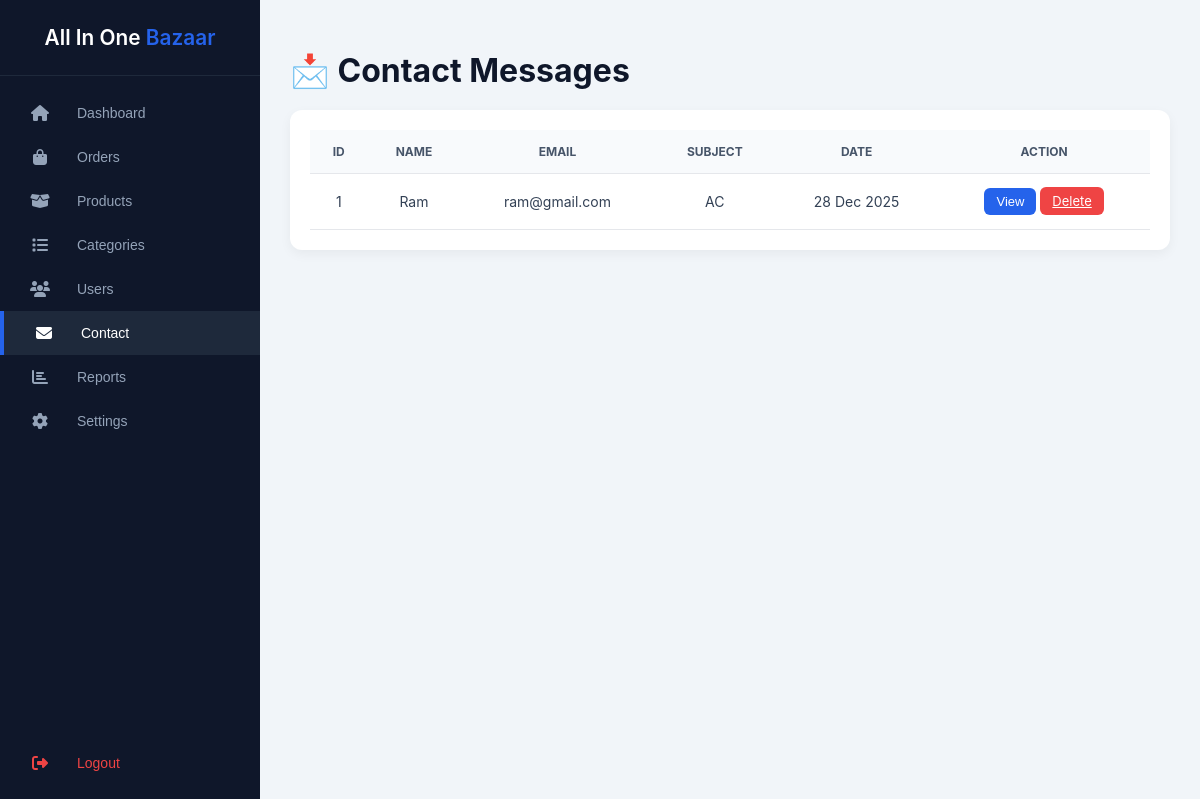
The page /admin/contact.php (signed in) on the database its author committed.
### tables this page shows
CREATE TABLE `messages` (
  `id` int(11) NOT NULL,
  `name` varchar(100) NOT NULL,
  `email` varchar(150) NOT NULL,
  `subject` varchar(255) DEFAULT NULL,
  `message` text NOT NULL,
  `created_at` timestamp NOT NULL DEFAULT current_timestamp()
);

### admin/contact.php (the view, shortened to what this page needs)
<?php
include('../config/db.php');
$msgQ = mysqli_query($conn,"SELECT * FROM messages ORDER BY id DESC");
?>
<!DOCTYPE html>
<html lang="en">
<head>
<link rel="stylesheet" href="https://cdnjs.cloudflare.com/ajax/libs/font-awesome/6.5.0/css/all.min.css">
</head>
<body>
<?php include 'includes/sidebar.php'; ?>
<div class="main-content">
    <h1>📩 Contact Messages</h1>
    <div class="table-box">
        <table>
            <thead>
                <tr>
                    <th>ID</th>
                    <th>Name</th>
                    <th>Email</th>
                    <th>Subject</th>
                    <th>Date</th>
                    <th>Action</th>
                </tr>
            </thead>
            <tbody>
            <?php if(mysqli_num_rows($msgQ)>0):
                while($row=mysqli_fetch_assoc($msgQ)): ?>
                <tr>
                    <td><?= $row['id'] ?></td>
                    <td><?= htmlspecialchars($row['name']) ?></td>
                    <td><?= htmlspecialchars($row['email']) ?></td>
                    <td><?= htmlspecialchars($row['subject']) ?></td>
                    <td><?= date("d M Y",strtotime($row['created_at'])) ?></td>
                    <td>
                        <button class="btn view"
                            onclick="viewMsg(
                                '<?= htmlspecialchars(addslashes($row['name'])) ?>',
                                '<?= htmlspecialchars(addslashes($row['email'])) ?>',
                                '<?= htmlspecialchars(addslashes($row['subject'])) ?>',
                                '<?= htmlspecialchars(addslashes($row['message'])) ?>'
                            )">View</button>
                        <a href="contact.php?delete=<?= $row['id'] ?>"
                           onclick="return confirm('Delete this message?')"
                           class="btn delete">Delete</a>
                    </td>
                </tr>
            <?php endwhile; else: ?>
                <tr><td colspan="6" style="text-align:center">No Messages Found</td></tr>
            <?php endif; ?>
            </tbody>
        </table>
    </div>
</div>
</body>
</html>

### admin/contact.php (style rules this page uses)
body { margin:0; font-family:Inter,Arial; background:#f1f5f9; display:flex; }
.main-content { flex:1; padding:30px; }
h1 { margin-bottom:20px; color:#0f172a; }
.table-box { background:#fff; border-radius:12px; padding:20px; box-shadow:0 4px 12px rgba(0,0,0,.05); }
table { width:100%; border-collapse:collapse; }
th, td { padding: 14px; border-bottom: 1px solid #e5e7eb; font-size: 14px; text-align: center; }
th { background:#f8fafc; text-transform:uppercase; font-size:12px; color:#475569; }
td { color:#334155 }
.btn { padding:6px 12px; border-radius:6px; font-size:13px; cursor:pointer; border:none; }
.view { background:#2563eb;color:#fff }
.delete { background:#ef4444;color:#fff }

### admin/includes/sidebar.php (style rules this page uses)
body { margin: 0; }
.main-content { margin-left: 260px !important; width: calc(100% - 260px) !important; }

### rows shown on the page
messages: id "1", name "Ram", email "ram@gmail.com", subject "AC", created_at "28 Dec 2025"
